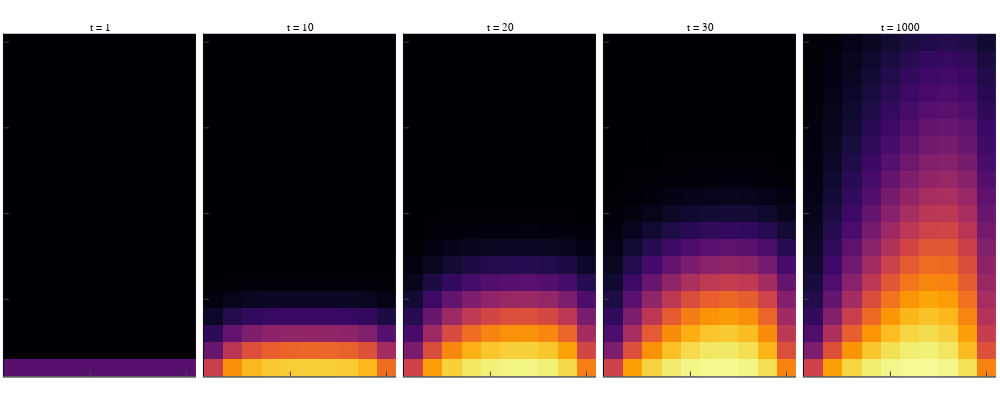

The cell this chart's notebook holds for it:
### Code cell
# ... I'm sure there are better ways to do this ...

ts = [2, 11, 21, 31, 1001] # time steps to plot


hms = map(ts) do t 
    heatmap(reshape(traj[t], (H, W)), clim = (0, 100.0))
end


plot(hms..., layout = (1,5), colorbar = false, 
       title = ["t = 1" "t = 10" "t = 20" "t = 30" "t = 1000"], titlefont = font(8))
plot!(size=(W*100,H*20))
plot!(xticks = false)
plot!(yticks = false)

### Figure 1 — Plotly figure (JSON) as saved in the notebook; plotly's stock layout.template omitted (floating-point values rounded to 4 significant figures; data arrays with more than 128 entries replaced by an {"elided": "..."} marker saying what was removed)
{"data": [{"colorbar": {"title": ""}, "colorscale": {"elided": "256x2 mixed values"}, "hoverinfo": "none", "name": "y1", "showlegend": false, "showscale": false, "type": "heatmap", "x": [0.5, 1.5, 2.5, 3.5, 4.5, 5.5, 6.5, 7.5, 8.5, 9.5, 10.5], "xaxis": "x1", "y": [0.5, 1.5, 2.5, 3.5, 4.5, 5.5, 6.5, 7.5, 8.5, 9.5, 10.5, 11.5, 12.5, 13.5, 14.5, 15.5, 16.5, 17.5, 18.5, 19.5, 20.5], "yaxis": "y1", "z": {"elided": "20x10 int values"}, "zmax": 100, "zmin": 0}, {"colorbar": {"title": ""}, "colorscale": {"elided": "256x2 mixed values"}, "hoverinfo": "none", "name": "y1", "showlegend": false, "showscale": false, "type": "heatmap", "x": [0.5, 1.5, 2.5, 3.5, 4.5, 5.5, 6.5, 7.5, 8.5, 9.5, 10.5], "xaxis": "x2", "y": [0.5, 1.5, 2.5, 3.5, 4.5, 5.5, 6.5, 7.5, 8.5, 9.5, 10.5, 11.5, 12.5, 13.5, 14.5, 15.5, 16.5, 17.5, 18.5, 19.5, 20.5], "yaxis": "y2", "z": {"elided": "20x10 float values"}, "zmax": 100, "zmin": 0}, {"colorbar": {"title": ""}, "colorscale": {"elided": "256x2 mixed values"}, "hoverinfo": "none", "name": "y1", "showlegend": false, "showscale": false, "type": "heatmap", "x": [0.5, 1.5, 2.5, 3.5, 4.5, 5.5, 6.5, 7.5, 8.5, 9.5, 10.5], "xaxis": "x3", "y": [0.5, 1.5, 2.5, 3.5, 4.5, 5.5, 6.5, 7.5, 8.5, 9.5, 10.5, 11.5, 12.5, 13.5, 14.5, 15.5, 16.5, 17.5, 18.5, 19.5, 20.5], "yaxis": "y3", "z": {"elided": "20x10 float values"}, "zmax": 100, "zmin": 0}, {"colorbar": {"title": ""}, "colorscale": {"elided": "256x2 mixed values"}, "hoverinfo": "none", "name": "y1", "showlegend": false, "showscale": false, "type": "heatmap", "x": [0.5, 1.5, 2.5, 3.5, 4.5, 5.5, 6.5, 7.5, 8.5, 9.5, 10.5], "xaxis": "x4", "y": [0.5, 1.5, 2.5, 3.5, 4.5, 5.5, 6.5, 7.5, 8.5, 9.5, 10.5, 11.5, 12.5, 13.5, 14.5, 15.5, 16.5, 17.5, 18.5, 19.5, 20.5], "yaxis": "y4", "z": {"elided": "20x10 float values"}, "zmax": 100, "zmin": 0}, {"colorbar": {"title": ""}, "colorscale": {"elided": "256x2 mixed values"}, "hoverinfo": "none", "name": "y1", "showlegend": false, "showscale": false, "type": "heatmap", "x": [0.5, 1.5, 2.5, 3.5, 4.5, 5.5, 6.5, 7.5, 8.5, 9.5, 10.5], "xaxis": "x5", "y": [0.5, 1.5, 2.5, 3.5, 4.5, 5.5, 6.5, 7.5, 8.5, 9.5, 10.5, 11.5, 12.5, 13.5, 14.5, 15.5, 16.5, 17.5, 18.5, 19.5, 20.5], "yaxis": "y5", "z": {"elided": "20x10 float values"}, "zmax": 100, "zmin": 0}], "layout": {"annotations": [{"font": {"color": "rgba(0, 0, 0, 1.000)", "family": "sans-serif", "size": 11}, "rotation": 0, "showarrow": false, "text": "t = 1", "x": 0.1, "xanchor": "center", "xref": "paper", "y": 1, "yanchor": "top", "yref": "paper"}, {"font": {"color": "rgba(0, 0, 0, 1.000)", "family": "sans-serif", "size": 11}, "rotation": 0, "showarrow": false, "text": "t = 10", "x": 0.3, "xanchor": "center", "xref": "paper", "y": 1, "yanchor": "top", "yref": "paper"}, {"font": {"color": "rgba(0, 0, 0, 1.000)", "family": "sans-serif", "size": 11}, "rotation": 0, "showarrow": false, "text": "t = 20", "x": 0.5, "xanchor": "center", "xref": "paper", "y": 1, "yanchor": "top", "yref": "paper"}, {"font": {"color": "rgba(0, 0, 0, 1.000)", "family": "sans-serif", "size": 11}, "rotation": 0, "showarrow": false, "text": "t = 30", "x": 0.7, "xanchor": "center", "xref": "paper", "y": 1, "yanchor": "top", "yref": "paper"}, {"font": {"color": "rgba(0, 0, 0, 1.000)", "family": "sans-serif", "size": 11}, "rotation": 0, "showarrow": false, "text": "t = 1000", "x": 0.9, "xanchor": "center", "xref": "paper", "y": 1, "yanchor": "top", "yref": "paper"}], "height": 400, "legend": {"bgcolor": "rgba(255, 255, 255, 1.000)", "bordercolor": "rgba(0, 0, 0, 1.000)", "borderwidth": 1, "font": {"color": "rgba(0, 0, 0, 1.000)", "family": "sans-serif", "size": 11}, "title": {"font": {"color": "rgba(0, 0, 0, 1.000)", "family": "sans-serif", "size": 15}, "text": ""}, "tracegroupgap": 0, "traceorder": "normal", "x": 1, "xanchor": "auto", "y": 1, "yanchor": "auto"}, "margin": {"b": 20, "l": 0, "r": 0, "t": 20}, "paper_bgcolor": "rgba(255, 255, 255, 1.000)", "plot_bgcolor": "rgba(255, 255, 255, 1.000)", "showlegend": true, "width": 1000, "xaxis1": {"anchor": "y1", "domain": [0.003937, 0.1961], "gridcolor": "rgba(0, 0, 0, 0.100)", "gridwidth": 0.5, "linecolor": "rgba(0, 0, 0, 1.000)", "mirror": false, "range": [0.5, 10.5], "showgrid": false, "showline": true, "showticklabels": false, "tickangle": 0, "ticks": "inside", "title": "", "type": "-", "visible": true, "zeroline": false, "zerolinecolor": "rgba(0, 0, 0, 1.000)"}, "xaxis2": {"anchor": "y2", "domain": [0.2039, 0.3961], "gridcolor": "rgba(0, 0, 0, 0.100)", "gridwidth": 0.5, "linecolor": "rgba(0, 0, 0, 1.000)", "mirror": false, "range": [0.5, 10.5], "showgrid": false, "showline": true, "showticklabels": false, "tickangle": 0, "ticks": "inside", "title": "", "type": "-", "visible": true, "zeroline": false, "zerolinecolor": "rgba(0, 0, 0, 1.000)"}, "xaxis3": {"anchor": "y3", "domain": [0.4039, 0.5961], "gridcolor": "rgba(0, 0, 0, 0.100)", "gridwidth": 0.5, "linecolor": "rgba(0, 0, 0, 1.000)", "mirror": false, "range": [0.5, 10.5], "showgrid": false, "showline": true, "showticklabels": false, "tickangle": 0, "ticks": "inside", "title": "", "type": "-", "visible": true, "zeroline": false, "zerolinecolor": "rgba(0, 0, 0, 1.000)"}, "xaxis4": {"anchor": "y4", "domain": [0.6039, 0.7961], "gridcolor": "rgba(0, 0, 0, 0.100)", "gridwidth": 0.5, "linecolor": "rgba(0, 0, 0, 1.000)", "mirror": false, "range": [0.5, 10.5], "showgrid": false, "showline": true, "showticklabels": false, "tickangle": 0, "ticks": "inside", "title": "", "type": "-", "visible": true, "zeroline": false, "zerolinecolor": "rgba(0, 0, 0, 1.000)"}, "xaxis5": {"anchor": "y5", "domain": [0.8039, 0.9961], "gridcolor": "rgba(0, 0, 0, 0.100)", "gridwidth": 0.5, "linecolor": "rgba(0, 0, 0, 1.000)", "mirror": false, "range": [0.5, 10.5], "showgrid": false, "showline": true, "showticklabels": false, "tickangle": 0, "ticks": "inside", "title": "", "type": "-", "visible": true, "zeroline": false, "zerolinecolor": "rgba(0, 0, 0, 1.000)"}, "yaxis1": {"anchor": "x1", "domain": [0.009843, 0.9624], "gridcolor": "rgba(0, 0, 0, 0.100)", "gridwidth": 0.5, "linecolor": "rgba(0, 0, 0, 1.000)", "mirror": false, "range": [0.5, 20.5], "showgrid": false, "showline": true, "showticklabels": false, "tickangle": 0, "ticks": "inside", "title": "", "type": "-", "visible": true, "zeroline": false, "zerolinecolor": "rgba(0, 0, 0, 1.000)"}, "yaxis2": {"anchor": "x2", "domain": [0.009843, 0.9624], "gridcolor": "rgba(0, 0, 0, 0.100)", "gridwidth": 0.5, "linecolor": "rgba(0, 0, 0, 1.000)", "mirror": false, "range": [0.5, 20.5], "showgrid": false, "showline": true, "showticklabels": false, "tickangle": 0, "ticks": "inside", "title": "", "type": "-", "visible": true, "zeroline": false, "zerolinecolor": "rgba(0, 0, 0, 1.000)"}, "yaxis3": {"anchor": "x3", "domain": [0.009843, 0.9624], "gridcolor": "rgba(0, 0, 0, 0.100)", "gridwidth": 0.5, "linecolor": "rgba(0, 0, 0, 1.000)", "mirror": false, "range": [0.5, 20.5], "showgrid": false, "showline": true, "showticklabels": false, "tickangle": 0, "ticks": "inside", "title": "", "type": "-", "visible": true, "zeroline": false, "zerolinecolor": "rgba(0, 0, 0, 1.000)"}, "yaxis4": {"anchor": "x4", "domain": [0.009843, 0.9624], "gridcolor": "rgba(0, 0, 0, 0.100)", "gridwidth": 0.5, "linecolor": "rgba(0, 0, 0, 1.000)", "mirror": false, "range": [0.5, 20.5], "showgrid": false, "showline": true, "showticklabels": false, "tickangle": 0, "ticks": "inside", "title": "", "type": "-", "visible": true, "zeroline": false, "zerolinecolor": "rgba(0, 0, 0, 1.000)"}, "yaxis5": {"anchor": "x5", "domain": [0.009843, 0.9624], "gridcolor": "rgba(0, 0, 0, 0.100)", "gridwidth": 0.5, "linecolor": "rgba(0, 0, 0, 1.000)", "mirror": false, "range": [0.5, 20.5], "showgrid": false, "showline": true, "showticklabels": false, "tickangle": 0, "ticks": "inside", "title": "", "type": "-", "visible": true, "zeroline": false, "zerolinecolor": "rgba(0, 0, 0, 1.000)"}}}
